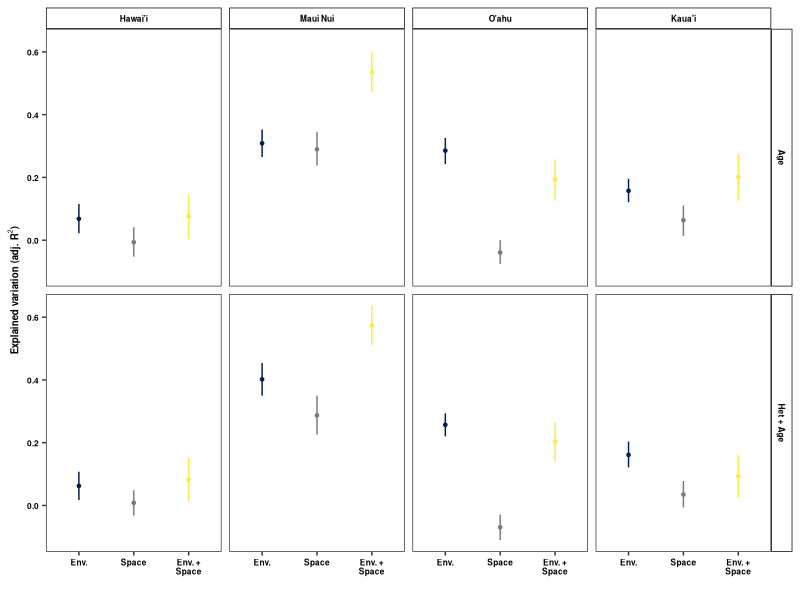
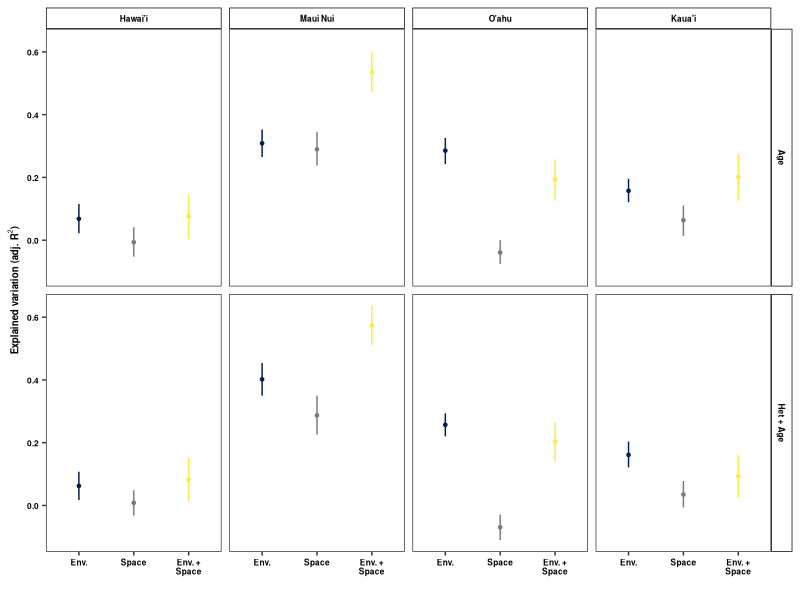

The R script that drew these images, in order:
###################################
# Figure: variance partitioning   #
# of beta diversity               #
# Native spp. & both scenarios    #
###################################
# code adapted from  https://scriptsandstatistics.wordpress.com/2018/04/26/how-to-plot-venn-diagrams-using-r-ggplot2-and-ggforce/

require(tidyverse)
require(ggplot2)
require(viridis)

# Data

BetaS_vp_Scen2<-read.csv("Cleaned_Data/Scen2_natives_VarPart_summ.csv")
BetaS_vp_Scen2$Scenario<-"Het + Age"
BetaS_vp_Scen3<-read.csv("Cleaned_Data/Scen3_natives_VarPart_summ.csv")
BetaS_vp_Scen3$Scenario<-"Age"

# combine

BetaS_vpp<-rbind.data.frame(BetaS_vp_Scen2, BetaS_vp_Scen3)

# BetaS_vpp<-pivot_longer(BetaS_vp, cols= c("adjr2_env","adjr2_space","adjr2_env_space"), 
#              names_to = "VarPart", values_to = "AdjR2")

BetaS_vpp$geo_entity2<-as.character(BetaS_vpp$geo_entity2)
BetaS_vpp$geo_entity2<-ifelse(BetaS_vpp$geo_entity2=="O'ahu Island (incl. Mokoli'i Islet)","O'ahu",BetaS_vpp$geo_entity2)
BetaS_vpp$geo_entity2<-ifelse(BetaS_vpp$geo_entity2=="O'ahu Island","O'ahu",BetaS_vpp$geo_entity2)
BetaS_vpp$geo_entity2<-ifelse(BetaS_vpp$geo_entity2=="Hawai'i Island","Hawai'i",BetaS_vpp$geo_entity2)
BetaS_vpp$geo_entity2<-ifelse(BetaS_vpp$geo_entity2=="Kaua'i Island","Kaua'i",BetaS_vpp$geo_entity2)

BetaS_vpp$geo_entity2<-as.factor(BetaS_vpp$geo_entity2)
BetaS_vpp$geo_entity2<-factor(BetaS_vpp$geo_entity2,levels=c("Hawai'i","Maui Nui","O'ahu","Kaua'i"))

BetaS_vpp$Partition<-as.character(BetaS_vpp$Partition)
BetaS_vpp$Partition<-ifelse(BetaS_vpp$Partition=="adjr2_env","Env.",BetaS_vpp$Partition)
BetaS_vpp$Partition<-ifelse(BetaS_vpp$Partition=="adjr2_space","Space",BetaS_vpp$Partition)
BetaS_vpp$Partition<-ifelse(BetaS_vpp$Partition=="adjr2_env_space","Env. + Space",BetaS_vpp$Partition)

BetaS_vpp$Partition<-as.factor(BetaS_vpp$Partition)
BetaS_vpp$Partition<-factor(BetaS_vpp$Partition,levels=c("Env.","Space","Env. + Space"))

BetaS_vpp<-BetaS_vpp %>% unite("Partition_Scen",c("Partition","Scenario"),remove=FALSE)

# Figure

my.labels <- c("Env.","Space","Env. +\nSpace") # first create labels, add \n where appropriate.

vp_pnts<-ggplot(data=BetaS_vpp) +
  geom_pointrange(aes(x=Partition,y = Mean,ymin=Lower,ymax=Upper,
                                        group=Partition, colour=Partition),fatten=0.25,size=1)+
  facet_grid(Scenario~geo_entity2) +
  scale_color_viridis_d(option="E", name= "") + scale_fill_viridis_d(option="E",name= "")+
  scale_x_discrete(labels=my.labels)+
  labs(x="", y=expression(bold(paste("Explained variation (adj. R" ^2,")"))))+
  
  theme_bw()+theme(axis.title.x=element_text(colour="black",face="bold",size=8,family="sans"),
                   axis.title.y=element_text(colour="black",face="bold",size=7,family="sans"),
                   axis.text.x=element_text(colour="black",face="bold",size=6,family="sans"),
                   axis.text.y=element_text(colour=c("black"),face="bold",size=6,family="sans"),
                   strip.text = element_text(colour="black", face="bold",size=6, family="sans"),
                   strip.background = element_rect(fill="transparent",colour="black"),
                   legend.text=element_text(colour=c("black"),face="bold",size=7,family="sans"),
                   legend.title = element_text(colour=c("black"),face="bold",size=7,family="sans"),
                   legend.title.align = 0.5,
                   legend.margin=margin(t=0.00, r=0, b=0, l=0, unit="cm"),
                   legend.position=c("none"),
                   panel.grid.major = element_blank(),
                   panel.grid.minor = element_blank())
  
ggsave(filename = file.path("Figures", "FigS5_varpart_natives_Scen23.png"), 
       width    = 11.4, 
       height   = 11.4, 
       units    = "cm", dpi=900)

vp_pnts

dev.off()